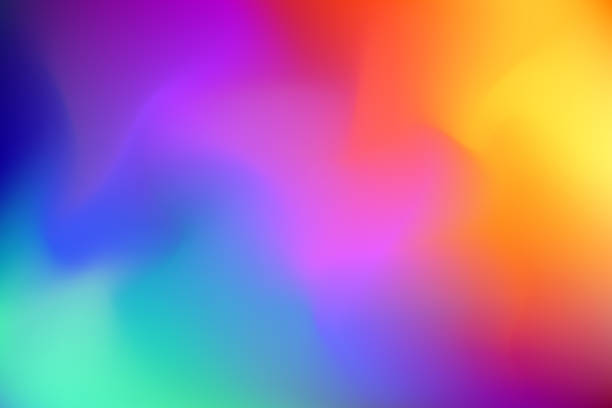
//> input picture Practica2/image2.jpg, 612 x 408 px
$ ./assigment4 image2.jpg   (built with g++ and OpenCV 4)
//> lines starting //> are read from the running program, lines starting //| are printed output that depends on the picture
#include <opencv2/core/core.hpp> //core routines
#include <opencv2/highgui/highgui.hpp>//imread,imshow,namedWindow,waitKey
#include "opencv2/core/utility.hpp"
#include "opencv2/imgproc.hpp"
#include "opencv2/imgcodecs.hpp"
#include <iostream>
using namespace std;


void applyKernel(cv::Mat &in, cv::Mat &out, cv::Mat &kernel){
	float media=0.0;
	uchar *ptr;
	float *ptr2;
	int min=kernel.cols/2*(-1);
	int max=kernel.cols/2;
	int size=kernel.cols*kernel.cols;
	int inrows=in.rows;
	int incols=in.cols;

	for( int r=0;r<inrows;r++){
		float *ptr3=out.ptr<float>(r);
		for( int c=0;c<incols;c++){

			for(int i=min; i<=max; i++){
				ptr=in.ptr<uchar>(r+i);
				ptr2=kernel.ptr<float>(i+max);
				for(int j=min; j<=max; j++){

					if(r+i>=0 && r+i<=inrows && c+j>=0 && c+j<=incols ){

						media+=(ptr[c+j]*ptr2[j+max]);

					}
				}
			}
			ptr3[c]=media;

			media=0.0;
		}
	}

}
int main(int argc,char **argv){
	try{

		if(argc!=2) {cerr<<"Usage:image"<<endl;return 0;}

		float data[9]= {-1.0,0.0,1.0,-2.0,0.0,2.0,-1.0,0.0,1.0};
		cv::Mat kernelx(3, 3, CV_32FC1,data);

		float data2[9]= {-1.0,-2.0,-1.0,0.0,0.0,0.0,1.0,2.0,1.0};
		cv::Mat kernely(3, 3, CV_32FC1,data2);

		//Load the image .
		cv::Mat image;
		image=cv::imread(argv[1]);
//> image is the input picture: 408 rows x 612 cols, CV_8UC3; mean B, G, R 159.2, 114.5, 162.7
		//Change image to grayscale
		cv::cvtColor(image, image, cv::COLOR_BGR2GRAY);
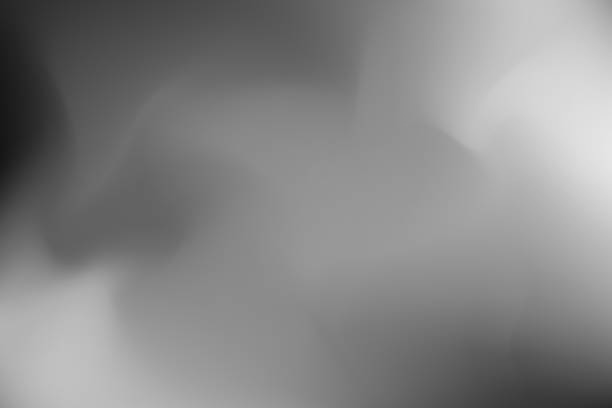
//> image: 408 rows x 612 cols, CV_8UC1; min 21, max 229, mean 134

		cv::Mat xImage;
		image.convertTo(xImage, CV_32FC1);

		cv::Mat yImage;
		image.convertTo(yImage, CV_32FC1);

		cv::Mat outImage;
		image.convertTo(outImage, CV_32FC1);

		applyKernel(image,xImage,kernelx);
//> after the loop in applyKernel, `for( int r=0;r<inrows;r++)`:
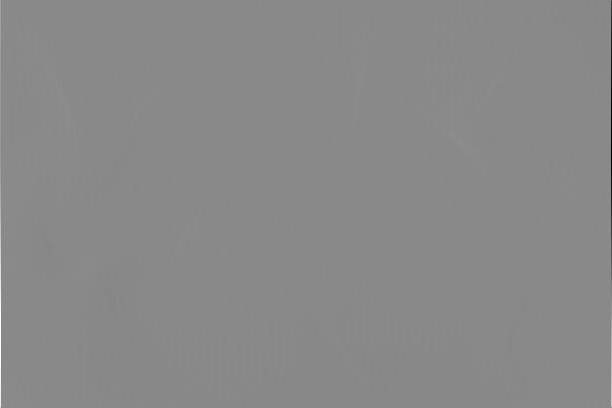
//> out: 408 rows x 612 cols, CV_32FC1; min -832, max 716, mean 1.1; drawn with min black and max white
//> after the loop in applyKernel, `for( int r=0;r<inrows;r++)`: media = 0

		applyKernel(image,yImage,kernely);

		for( int r=0;r<xImage.rows;r++){

			float *ptr2=xImage.ptr<float>(r);
			float *ptr3=yImage.ptr<float>(r);
			float *ptr4=outImage.ptr<float>(r);
			for( int c=0;c<xImage.cols;c++){

				ptr4[c]=sqrt(ptr2[c]*ptr2[c]+ptr3[c]*ptr3[c]);

			}
		}
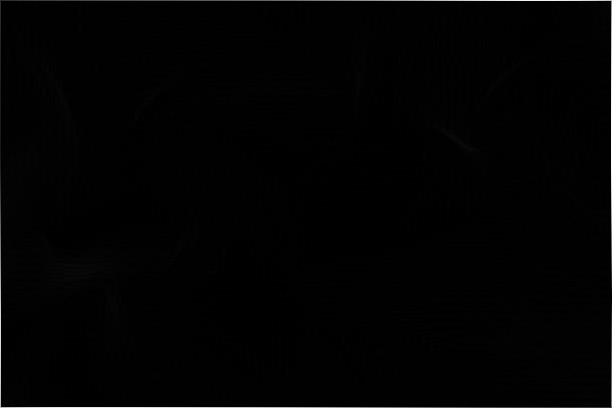
//> outImage: 408 rows x 612 cols, CV_32FC1; min 0, max 832, mean 7.9; drawn with min black and max white

		cv::Mat finalImage;
		double min, max;
		cv::minMaxLoc(outImage,&min, &max);
//> min = 0; max = 832
		cv::normalize(outImage,finalImage,max,min,cv::NORM_MINMAX,CV_8UC1 );


		cv::imshow("Input Image",image);

		cv::imshow("Output Image",finalImage);
		char c=0;
		while(c!=27)  //waits until ESC pressed
			c=cv::waitKey(0);
//> the Esc key is pressed

	}catch(std::exception &ex){
	  cout<<ex.what()<<endl;
	}
}

$ run again, on Practica2/small.jpg
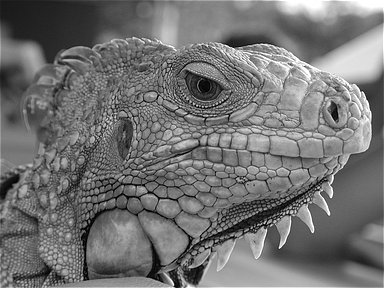
//> input picture Practica2/small.jpg, 384 x 288 px
//> image is the input picture: 288 rows x 384 cols, CV_8UC3; min 0, max 255, mean 114.5
//> image: 288 rows x 384 cols, CV_8UC1
//> after the loop in applyKernel, `for( int r=0;r<inrows;r++)`: media = 0
//> after the loop `for( int r=0;r<xImage.rows;r++)`:
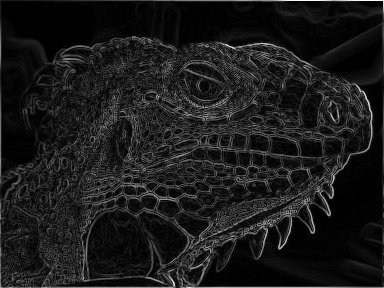
//> outImage: 288 rows x 384 cols, CV_32FC1; min 0, max 1042.9, mean 111.2; drawn with min black and max white
//> max = 1042.9
//> `cv::normalize(outImage,finalImage,max,min,cv::NORM_MINMAX,CV_8UC1 );`:
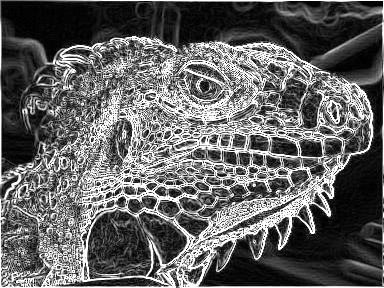
//> finalImage: 288 rows x 384 cols, CV_8UC1; min 0, max 255, mean 98.3

$ run again, on Practica2/oooo.png
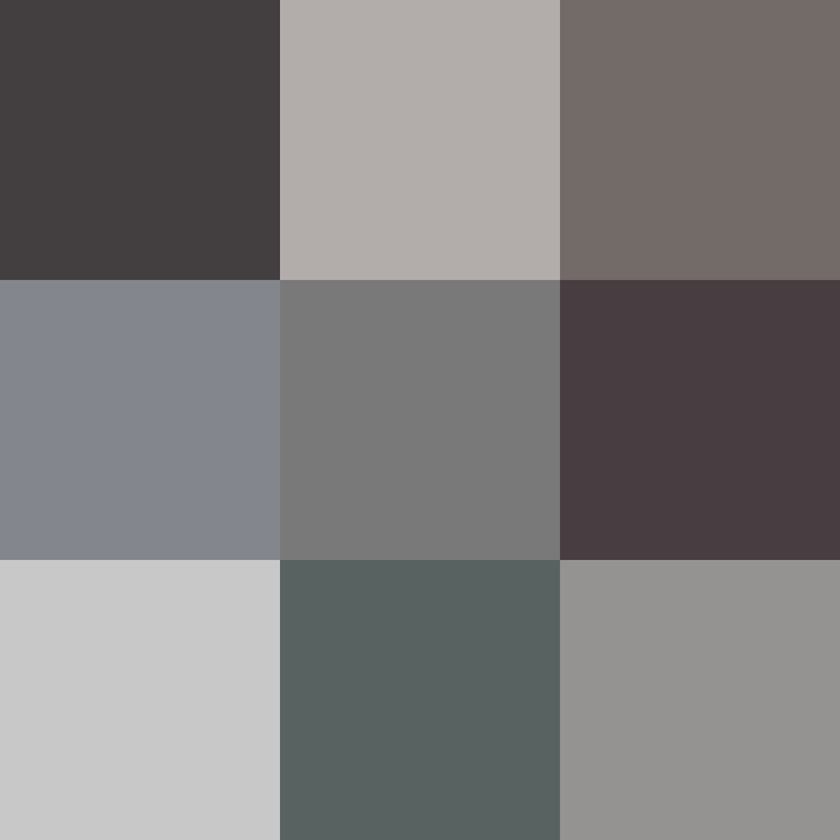
//> input picture Practica2/oooo.png, 840 x 840 px, shrunk from 1200 x 1200 before the run
//> image is the input picture: 840 rows x 840 cols, CV_8UC3; mean B, G, R 123.1, 122.7, 124.3
//> image: 840 rows x 840 cols, CV_8UC1
//> after the loop in applyKernel, `for( int r=0;r<inrows;r++)`: media = 0
//> after the loop in applyKernel (call 2), `for( int r=0;r<inrows;r++)`:
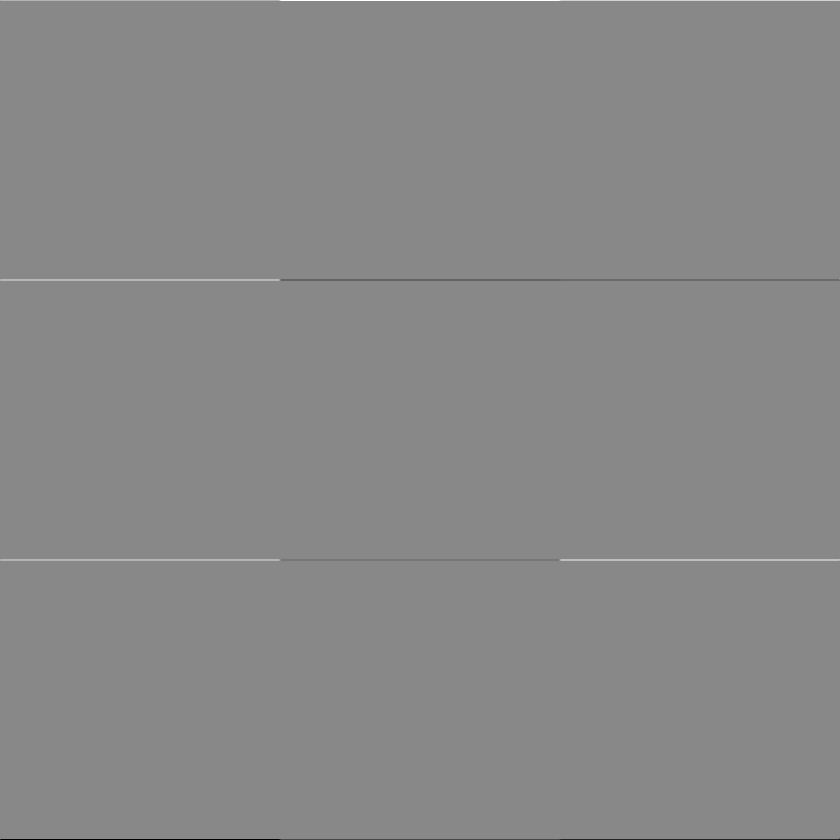
//> out: 840 rows x 840 cols, CV_32FC1; min -801, max 697, mean 0.2; drawn with min black and max white
//> max = 848.5
//> `cv::normalize(outImage,finalImage,max,min,cv::NORM_MINMAX,CV_8UC1 );`:
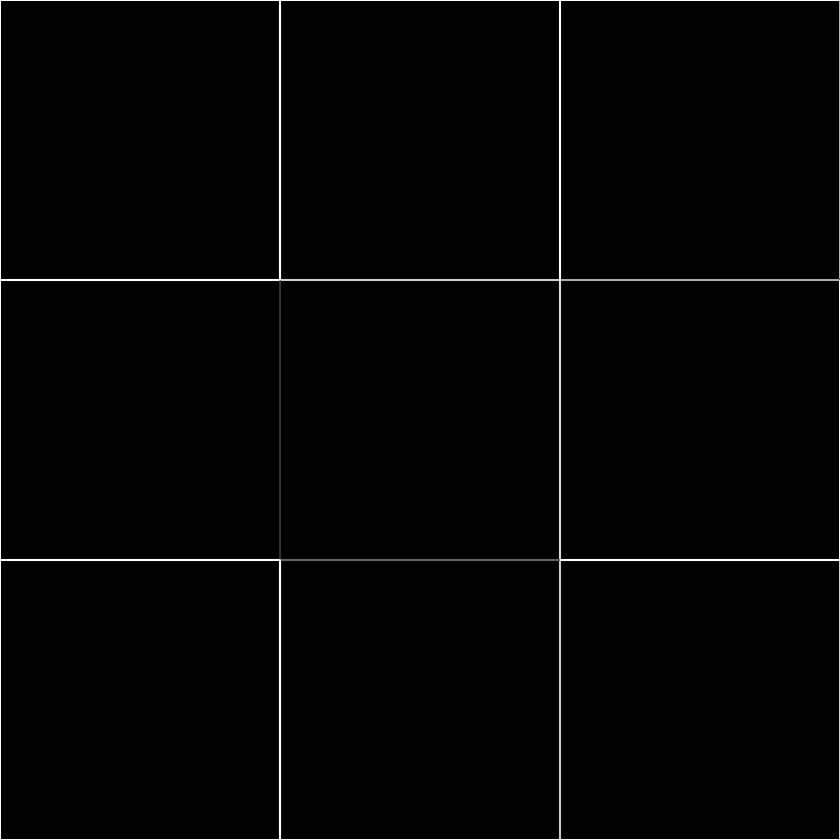
//> finalImage: 840 rows x 840 cols, CV_8UC1; min 0, max 255, mean 3.2
